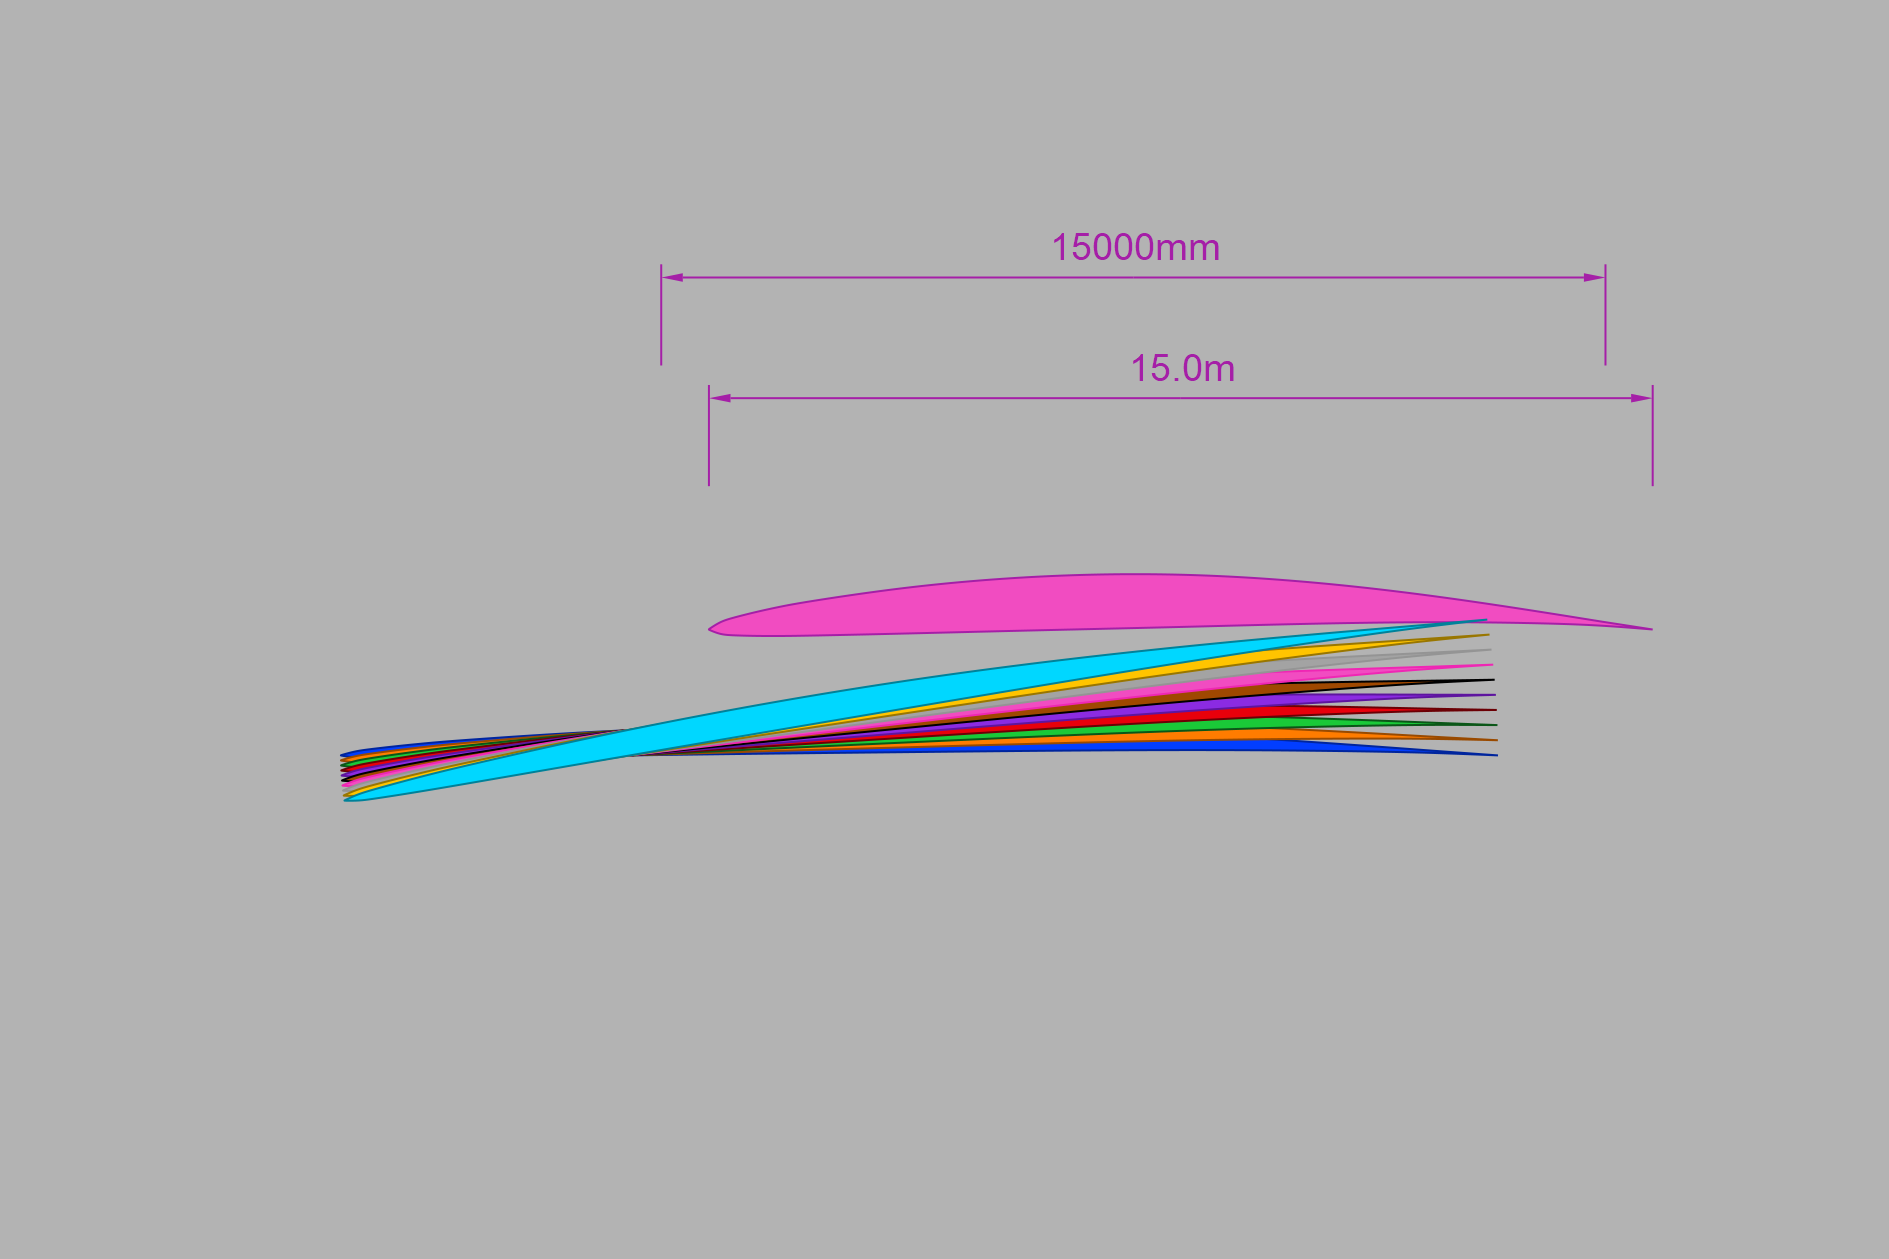

Julia code for this plot:
using MechanicalSketch
import MechanicalSketch: sethue, background, foil_spline_local, boxtopleft, boxtopright
import MechanicalSketch: BoundingBox, m, mm, °, polyrotate!, polymove!, color_with_lumin
import MechanicalSketch: O, EM, poly, lumin, get_current_lumin, get_current_RGB, gsave, grestore
let
BACKCOLOR = color_with_lumin(PALETTE[8], 70)
function restart()
    empty_figure(joinpath(@__DIR__, "test_6.png"))
    background(BACKCOLOR)
    sethue(PALETTE[7])
end
restart()
O + (0.0m, 1.0m)
SC = 15
fsp = foil_spline_local(l = SC*1000mm, t = SC * 58.4mm, c= SC * 30.76mm);
# Draw the thing, with outline

poly(fsp, :fill)
sethue(color_from_palette("indigo"))
poly(fsp, :stroke)
# Pretend we don't know the size, measure and dimension
b = BoundingBox(fsp)
dimension_aligned(boxtopleft(b), boxtopright(b))
# Test to "measure" with more precision than what we get with boundingbox
p1 = Point(-0.3 *SC * 1000mm, 0.0mm)
p2 = Point(0.7 *SC * 1000mm, 0.0mm)
dimension_aligned(p1, p2; unit = mm, offset = -8EM, digits = 0)

gsave()
for i = 0:9
    sethue(PALETTE[i + 1])
    f = SC .* foil_spline_local();
    polyrotate!(f, i * °)
    polymove!(f,  O, O + (-5m, -2m))
    poly(f, :fill)
    bckco = BACKCOLOR
    luminback = lumin(bckco)
    luminfront = get_current_lumin()
    deltalumin = luminback - luminfront
    contrastcol = color_with_lumin(get_current_RGB(), luminfront - deltalumin)
    sethue(contrastcol)
    poly(f, :stroke)
end
grestore()



MechanicalSketch.finish()
nothing
end